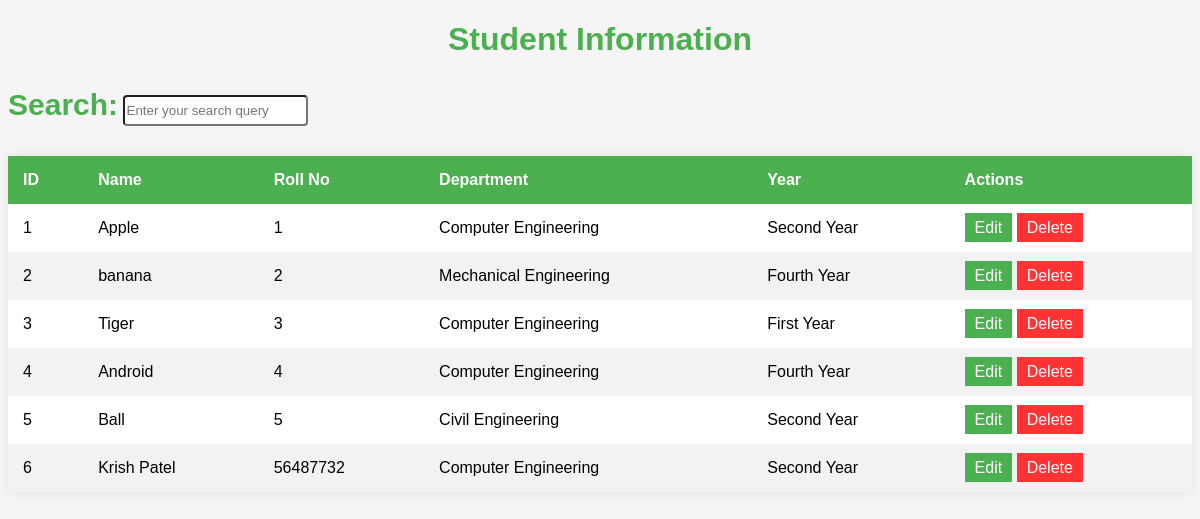
The app's page /info/ with its own data.
### app1/models.py (models this page shows)
class Home(models.Model):
    name = models.CharField(max_length=255)
    roll_no = models.IntegerField()
    department = models.CharField(
        max_length=50,
    )
    year = models.CharField(
        max_length=25,
    )

### app1/views.py (the view)
# urls.py: path('info/', views.info, name = "info"),
def info(request):
    obj = Home.objects.all()
    if request.GET.get('search'):
        obj = obj.filter(user__icontains = request.GET.get('search'))
    context = {'obj' : obj }
    return render(request, 'info.html',context)

### app1/templates/info.html (shortened to what this page needs)
<!DOCTYPE html>
<html lang="en">
<head>
</head>
<body>
  <a href = "/" class = "tag"><h1>Student Information</h1></a>
  <form class="frm">
        <label for="search">Search:</label>
        <input type="text"  name="search" placeholder="Enter your search query">
    </form>
  <table>
    <thead>
      <tr class = "cls">
        <th>ID</th>
        <th>Name</th>
        <th>Roll No</th>
        <th>Department</th>
        <th>Year</th>
        <th class="dp">Actions</th>
      </tr>
    </thead>
    <tbody>
    {% for x in obj %}
    <tr>
        <td>{{ forloop.counter }}</td>
        <td>{{ x.name }}</td>
        <td>{{ x.roll_no }}</td>
        <td>{{ x.department }}</td>
        <td>{{ x.year }}</td>
        <td><a href = "/update/{{x.id}}" class="update-btn">Edit</a>
        <a href = "/delete/{{x.id}}" class="delete-btn">Delete</a></td>
      </tr>
    {% endfor %}
    </tbody>
  </table>
</body>
</html>

### app1/templates/info.html (style rules this page uses)
body { font-family: 'Arial', sans-serif; background-color: #f5f5f5; align-items: center; justify-content: center; display: block; height: 100%; }
a { text-decoration:none; }
h1 { text-align: center; color: #333333; font-family: sans-serif; color: #4caf50; font-weight: bolder; list-style-type:none; }
tr { width: 100%; }
table { width: 100%; border-collapse: collapse; margin-top: 30px; background-color: #fff; box-shadow: 0 0 10px rgba(0, 0, 0, 0.1); border-radius: 8px; }
.update-btn { background-color: #4caf50; color: #fff; border: none; padding: 6px 10px; cursor: pointer; text-decoration: none; }
.delete-btn { background-color: #ff3333; color: #fff; border: none; padding: 6px 10px; cursor: pointer; text-decoration: none; }
th, td { padding: 15px; text-align: left; }
th { background-color: #4caf50; color: #fff; }
tr:nth-child(even) { background-color: #f2f2f2; }
.frm label { font-size:30px; color:#4caf50; font-weight:bold; }
.frm input { height:25px; margin-top:15px; border-radius:4px; color:#555555; }
.cls { background-color: #4caf50; }

### records on screen
Home: name "Apple", roll_no "1", department "Computer Engineering", year "Second Year"
Home: name "banana", roll_no "2", department "Mechanical Engineering", year "Fourth Year"
Home: name "Tiger", roll_no "3", department "Computer Engineering", year "First Year"
Home: name "Android", roll_no "4", department "Computer Engineering", year "Fourth Year"
Home: name "Ball", roll_no "5", department "Civil Engineering", year "Second Year"
Home: name "Krish Patel", roll_no "56487732", department "Computer Engineering", year "Second Year"
